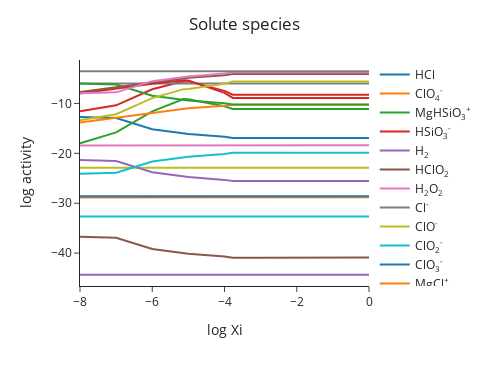

Notebook code cell kept with this figure:
### Markdown cell above
This diagram show us how the activities of the forms of the elements selected as the basis for this calculation (basis species) change in response to reaction progress (Xi). Note the similarities between Mg$^{+2}$ and total Mg plotted above; likewise between SiO$_{2(aq)}$ and total Si.

We can reveal how all the ctivities of all forms of these elements change with reaction progress - remember pH is changing and that could have effects on speciaiton.

Plot activity of basis and non-basis aqueous species as a function of reaction progress (Xi)

### Code cell
m.plot_aqueous_species(plot_basis=False)

### Figure 1 — Plotly figure (JSON) as saved in the notebook; plotly's stock layout.template omitted (floating-point values rounded to 4 significant figures)
{"data": [{"hovertemplate": "variable=HCl<br>log Xi=%{x}<br>log activity=%{y}<extra></extra>", "legendgroup": "HCl", "line": {"color": "#1F77B4", "dash": "solid"}, "marker": {"symbol": "circle"}, "mode": "lines", "name": "HCl", "orientation": "v", "showlegend": true, "type": "scatter", "x": [-Infinity, -8.0, -7.0, -6.0, -5.134, -5.0, -4.0, -3.77, -3.0, -2.0, -1.0, 0.0], "xaxis": "x", "y": [-12.71, -12.73, -12.93, -15.17, -16.11, -16.12, -16.7, -16.93, -16.93, -16.93, -16.92, -16.91], "yaxis": "y"}, {"hovertemplate": "variable=ClO<sub>4</sub><sup>-</sup><br>log Xi=%{x}<br>log activity=%{y}<extra></extra>", "legendgroup": "ClO<sub>4</sub><sup>-</sup>", "line": {"color": "#FF7F0E", "dash": "solid"}, "marker": {"symbol": "circle"}, "mode": "lines", "name": "ClO<sub>4</sub><sup>-</sup>", "orientation": "v", "showlegend": true, "type": "scatter", "x": [-Infinity, -8.0, -7.0, -6.0, -5.134, -5.0, -4.0, -3.77, -3.0, -2.0, -1.0, 0.0], "xaxis": "x", "y": [-28.85, -28.85, -28.85, -28.85, -28.85, -28.85, -28.85, -28.85, -28.85, -28.85, -28.85, -28.82], "yaxis": "y"}, {"hovertemplate": "variable=MgHSiO<sub>3</sub><sup>+</sup><br>log Xi=%{x}<br>log activity=%{y}<extra></extra>", "legendgroup": "MgHSiO<sub>3</sub><sup>+</sup>", "line": {"color": "#2CA02C", "dash": "solid"}, "marker": {"symbol": "circle"}, "mode": "lines", "name": "MgHSiO<sub>3</sub><sup>+</sup>", "orientation": "v", "showlegend": true, "type": "scatter", "x": [-Infinity, -8.0, -7.0, -6.0, -5.134, -5.0, -4.0, -3.77, -3.0, -2.0, -1.0, 0.0], "xaxis": "x", "y": [-38.33, -18.01, -15.81, -11.6, -9.13, -9.16, -10.56, -11.12, -11.12, -11.12, -11.12, -11.12], "yaxis": "y"}, {"hovertemplate": "variable=HSiO<sub>3</sub><sup>-</sup><br>log Xi=%{x}<br>log activity=%{y}<extra></extra>", "legendgroup": "HSiO<sub>3</sub><sup>-</sup>", "line": {"color": "#D62728", "dash": "solid"}, "marker": {"symbol": "circle"}, "mode": "lines", "name": "HSiO<sub>3</sub><sup>-</sup>", "orientation": "v", "showlegend": true, "type": "scatter", "x": [-Infinity, -8.0, -7.0, -6.0, -5.134, -5.0, -4.0, -3.77, -3.0, -2.0, -1.0, 0.0], "xaxis": "x", "y": [-21.59, -11.57, -10.37, -7.155, -5.542, -5.578, -7.485, -8.262, -8.262, -8.262, -8.262, -8.262], "yaxis": "y"}, {"hovertemplate": "variable=H<sub>2</sub><br>log Xi=%{x}<br>log activity=%{y}<extra></extra>", "legendgroup": "H<sub>2</sub>", "line": {"color": "#9467BD", "dash": "solid"}, "marker": {"symbol": "circle"}, "mode": "lines", "name": "H<sub>2</sub>", "orientation": "v", "showlegend": true, "type": "scatter", "x": [-Infinity, -8.0, -7.0, -6.0, -5.134, -5.0, -4.0, -3.77, -3.0, -2.0, -1.0, 0.0], "xaxis": "x", "y": [-44.32, -44.32, -44.32, -44.32, -44.32, -44.32, -44.32, -44.32, -44.32, -44.32, -44.32, -44.33], "yaxis": "y"}, {"hovertemplate": "variable=HClO<sub>2</sub><br>log Xi=%{x}<br>log activity=%{y}<extra></extra>", "legendgroup": "HClO<sub>2</sub>", "line": {"color": "#8C564B", "dash": "solid"}, "marker": {"symbol": "circle"}, "mode": "lines", "name": "HClO<sub>2</sub>", "orientation": "v", "showlegend": true, "type": "scatter", "x": [-Infinity, -8.0, -7.0, -6.0, -5.134, -5.0, -4.0, -3.77, -3.0, -2.0, -1.0, 0.0], "xaxis": "x", "y": [-36.7, -36.71, -36.91, -39.16, -40.1, -40.11, -40.68, -40.91, -40.91, -40.91, -40.91, -40.89], "yaxis": "y"}, {"hovertemplate": "variable=H<sub>2</sub>O<sub>2</sub><br>log Xi=%{x}<br>log activity=%{y}<extra></extra>", "legendgroup": "H<sub>2</sub>O<sub>2</sub>", "line": {"color": "#E377C2", "dash": "solid"}, "marker": {"symbol": "circle"}, "mode": "lines", "name": "H<sub>2</sub>O<sub>2</sub>", "orientation": "v", "showlegend": true, "type": "scatter", "x": [-Infinity, -8.0, -7.0, -6.0, -5.134, -5.0, -4.0, -3.77, -3.0, -2.0, -1.0, 0.0], "xaxis": "x", "y": [-18.41, -18.41, -18.41, -18.41, -18.41, -18.41, -18.41, -18.41, -18.41, -18.41, -18.41, -18.4], "yaxis": "y"}, {"hovertemplate": "variable=Cl<sup>-</sup><br>log Xi=%{x}<br>log activity=%{y}<extra></extra>", "legendgroup": "Cl<sup>-</sup>", "line": {"color": "#7F7F7F", "dash": "solid"}, "marker": {"symbol": "circle"}, "mode": "lines", "name": "Cl<sup>-</sup>", "orientation": "v", "showlegend": true, "type": "scatter", "x": [-Infinity, -8.0, -7.0, -6.0, -5.134, -5.0, -4.0, -3.77, -3.0, -2.0, -1.0, 0.0], "xaxis": "x", "y": [-6.0, -6.0, -6.001, -6.001, -6.003, -6.003, -6.006, -6.008, -6.008, -6.008, -6.007, -5.996], "yaxis": "y"}, {"hovertemplate": "variable=ClO<sup>-</sup><br>log Xi=%{x}<br>log activity=%{y}<extra></extra>", "legendgroup": "ClO<sup>-</sup>", "line": {"color": "#BCBD22", "dash": "solid"}, "marker": {"symbol": "circle"}, "mode": "lines", "name": "ClO<sup>-</sup>", "orientation": "v", "showlegend": true, "type": "scatter", "x": [-Infinity, -8.0, -7.0, -6.0, -5.134, -5.0, -4.0, -3.77, -3.0, -2.0, -1.0, 0.0], "xaxis": "x", "y": [-22.89, -22.89, -22.89, -22.89, -22.89, -22.89, -22.89, -22.89, -22.89, -22.89, -22.89, -22.88], "yaxis": "y"}, {"hovertemplate": "variable=ClO<sub>2</sub><sup>-</sup><br>log Xi=%{x}<br>log activity=%{y}<extra></extra>", "legendgroup": "ClO<sub>2</sub><sup>-</sup>", "line": {"color": "#17BECF", "dash": "solid"}, "marker": {"symbol": "circle"}, "mode": "lines", "name": "ClO<sub>2</sub><sup>-</sup>", "orientation": "v", "showlegend": true, "type": "scatter", "x": [-Infinity, -8.0, -7.0, -6.0, -5.134, -5.0, -4.0, -3.77, -3.0, -2.0, -1.0, 0.0], "xaxis": "x", "y": [-32.68, -32.68, -32.68, -32.68, -32.68, -32.68, -32.68, -32.68, -32.68, -32.68, -32.68, -32.66], "yaxis": "y"}, {"hovertemplate": "variable=ClO<sub>3</sub><sup>-</sup><br>log Xi=%{x}<br>log activity=%{y}<extra></extra>", "legendgroup": "ClO<sub>3</sub><sup>-</sup>", "line": {"color": "#1F77B4", "dash": "solid"}, "marker": {"symbol": "circle"}, "mode": "lines", "name": "ClO<sub>3</sub><sup>-</sup>", "orientation": "v", "showlegend": true, "type": "scatter", "x": [-Infinity, -8.0, -7.0, -6.0, -5.134, -5.0, -4.0, -3.77, -3.0, -2.0, -1.0, 0.0], "xaxis": "x", "y": [-28.61, -28.61, -28.61, -28.61, -28.62, -28.62, -28.62, -28.62, -28.62, -28.62, -28.62, -28.59], "yaxis": "y"}, {"hovertemplate": "variable=MgCl<sup>+</sup><br>log Xi=%{x}<br>log activity=%{y}<extra></extra>", "legendgroup": "MgCl<sup>+</sup>", "line": {"color": "#FF7F0E", "dash": "solid"}, "marker": {"symbol": "circle"}, "mode": "lines", "name": "MgCl<sup>+</sup>", "orientation": "v", "showlegend": true, "type": "scatter", "x": [-Infinity, -8.0, -7.0, -6.0, -5.134, -5.0, -4.0, -3.77, -3.0, -2.0, -1.0, 0.0], "xaxis": "x", "y": [-24.14, -13.84, -12.84, -11.84, -10.99, -10.98, -10.47, -10.26, -10.26, -10.26, -10.26, -10.25], "yaxis": "y"}, {"hovertemplate": "variable=H<sup>+</sup><br>log Xi=%{x}<br>log activity=%{y}<extra></extra>", "legendgroup": "H<sup>+</sup>", "line": {"color": "#2CA02C", "dash": "solid"}, "marker": {"symbol": "circle"}, "mode": "lines", "name": "H<sup>+</sup>", "orientation": "v", "showlegend": true, "type": "scatter", "x": [-Infinity, -8.0, -7.0, -6.0, -5.134, -5.0, -4.0, -3.77, -3.0, -2.0, -1.0, 0.0], "xaxis": "x", "y": [-6.0, -6.018, -6.217, -8.462, -9.396, -9.409, -9.981, -10.21, -10.21, -10.21, -10.21, -10.21], "yaxis": "y"}, {"hovertemplate": "variable=SiO<sub>2</sub><br>log Xi=%{x}<br>log activity=%{y}<extra></extra>", "legendgroup": "SiO<sub>2</sub>", "line": {"color": "#D62728", "dash": "solid"}, "marker": {"symbol": "circle"}, "mode": "lines", "name": "SiO<sub>2</sub>", "orientation": "v", "showlegend": true, "type": "scatter", "x": [-Infinity, -8.0, -7.0, -6.0, -5.134, -5.0, -4.0, -3.77, -3.0, -2.0, -1.0, 0.0], "xaxis": "x", "y": [-18.0, -8.0, -7.0, -6.032, -5.353, -5.402, -7.881, -8.884, -8.884, -8.884, -8.884, -8.884], "yaxis": "y"}, {"hovertemplate": "variable=HClO<br>log Xi=%{x}<br>log activity=%{y}<extra></extra>", "legendgroup": "HClO", "line": {"color": "#9467BD", "dash": "solid"}, "marker": {"symbol": "circle"}, "mode": "lines", "name": "HClO", "orientation": "v", "showlegend": true, "type": "scatter", "x": [-Infinity, -8.0, -7.0, -6.0, -5.134, -5.0, -4.0, -3.77, -3.0, -2.0, -1.0, 0.0], "xaxis": "x", "y": [-21.34, -21.35, -21.55, -23.8, -24.73, -24.75, -25.32, -25.55, -25.55, -25.55, -25.55, -25.53], "yaxis": "y"}, {"hovertemplate": "variable=Mg<sup>+2</sup><br>log Xi=%{x}<br>log activity=%{y}<extra></extra>", "legendgroup": "Mg<sup>+2</sup>", "line": {"color": "#8C564B", "dash": "solid"}, "marker": {"symbol": "circle"}, "mode": "lines", "name": "Mg<sup>+2</sup>", "orientation": "v", "showlegend": true, "type": "scatter", "x": [-Infinity, -8.0, -7.0, -6.0, -5.134, -5.0, -4.0, -3.77, -3.0, -2.0, -1.0, 0.0], "xaxis": "x", "y": [-18.0, -7.701, -6.701, -5.704, -4.849, -4.841, -4.333, -4.116, -4.116, -4.116, -4.116, -4.116], "yaxis": "y"}, {"hovertemplate": "variable=OH<sup>-</sup><br>log Xi=%{x}<br>log activity=%{y}<extra></extra>", "legendgroup": "OH<sup>-</sup>", "line": {"color": "#E377C2", "dash": "solid"}, "marker": {"symbol": "circle"}, "mode": "lines", "name": "OH<sup>-</sup>", "orientation": "v", "showlegend": true, "type": "scatter", "x": [-Infinity, -8.0, -7.0, -6.0, -5.134, -5.0, -4.0, -3.77, -3.0, -2.0, -1.0, 0.0], "xaxis": "x", "y": [-7.995, -7.978, -7.778, -5.533, -4.599, -4.586, -4.014, -3.788, -3.788, -3.788, -3.788, -3.788], "yaxis": "y"}, {"hovertemplate": "variable=O<sub>2</sub><br>log Xi=%{x}<br>log activity=%{y}<extra></extra>", "legendgroup": "O<sub>2</sub>", "line": {"color": "#7F7F7F", "dash": "solid"}, "marker": {"symbol": "circle"}, "mode": "lines", "name": "O<sub>2</sub>", "orientation": "v", "showlegend": true, "type": "scatter", "x": [-Infinity, -8.0, -7.0, -6.0, -5.134, -5.0, -4.0, -3.77, -3.0, -2.0, -1.0, 0.0], "xaxis": "x", "y": [-3.568, -3.568, -3.568, -3.568, -3.568, -3.568, -3.568, -3.568, -3.568, -3.568, -3.567, -3.556], "yaxis": "y"}, {"hovertemplate": "variable=MgOH<sup>+</sup><br>log Xi=%{x}<br>log activity=%{y}<extra></extra>", "legendgroup": "MgOH<sup>+</sup>", "line": {"color": "#BCBD22", "dash": "solid"}, "marker": {"symbol": "circle"}, "mode": "lines", "name": "MgOH<sup>+</sup>", "orientation": "v", "showlegend": true, "type": "scatter", "x": [-Infinity, -8.0, -7.0, -6.0, -5.134, -5.0, -4.0, -3.77, -3.0, -2.0, -1.0, 0.0], "xaxis": "x", "y": [-23.68, -13.37, -12.17, -8.925, -7.135, -7.115, -6.034, -5.592, -5.592, -5.592, -5.592, -5.592], "yaxis": "y"}, {"hovertemplate": "variable=HO<sub>2</sub><sup>-</sup><br>log Xi=%{x}<br>log activity=%{y}<extra></extra>", "legendgroup": "HO<sub>2</sub><sup>-</sup>", "line": {"color": "#17BECF", "dash": "solid"}, "marker": {"symbol": "circle"}, "mode": "lines", "name": "HO<sub>2</sub><sup>-</sup>", "orientation": "v", "showlegend": true, "type": "scatter", "x": [-Infinity, -8.0, -7.0, -6.0, -5.134, -5.0, -4.0, -3.77, -3.0, -2.0, -1.0, 0.0], "xaxis": "x", "y": [-24.09, -24.08, -23.88, -21.63, -20.7, -20.68, -20.11, -19.89, -19.89, -19.89, -19.89, -19.88], "yaxis": "y"}], "layout": {"height": 366, "legend": {"title": {}, "tracegroupgap": 0}, "margin": {"t": 60}, "showlegend": true, "title": {"text": "Solute species", "x": 0.5, "xanchor": "center"}, "width": 488, "xaxis": {"anchor": "y", "autorange": true, "domain": [0, 1], "range": [-8, 0], "title": {"text": "log Xi"}, "type": "linear"}, "yaxis": {"anchor": "x", "autorange": true, "domain": [0, 1], "range": [-46.59, -1.291], "title": {"text": "log activity"}, "type": "linear"}}}
